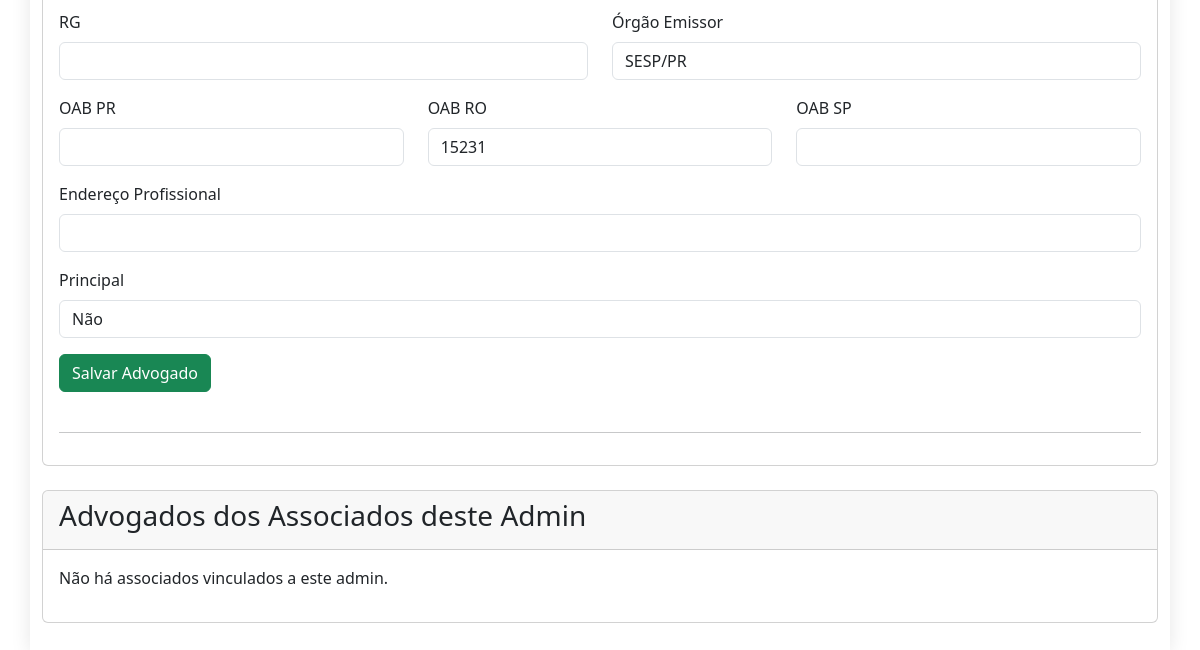
The page /usuario/1/editar (signed in, lower part) on the database as committed earlier.
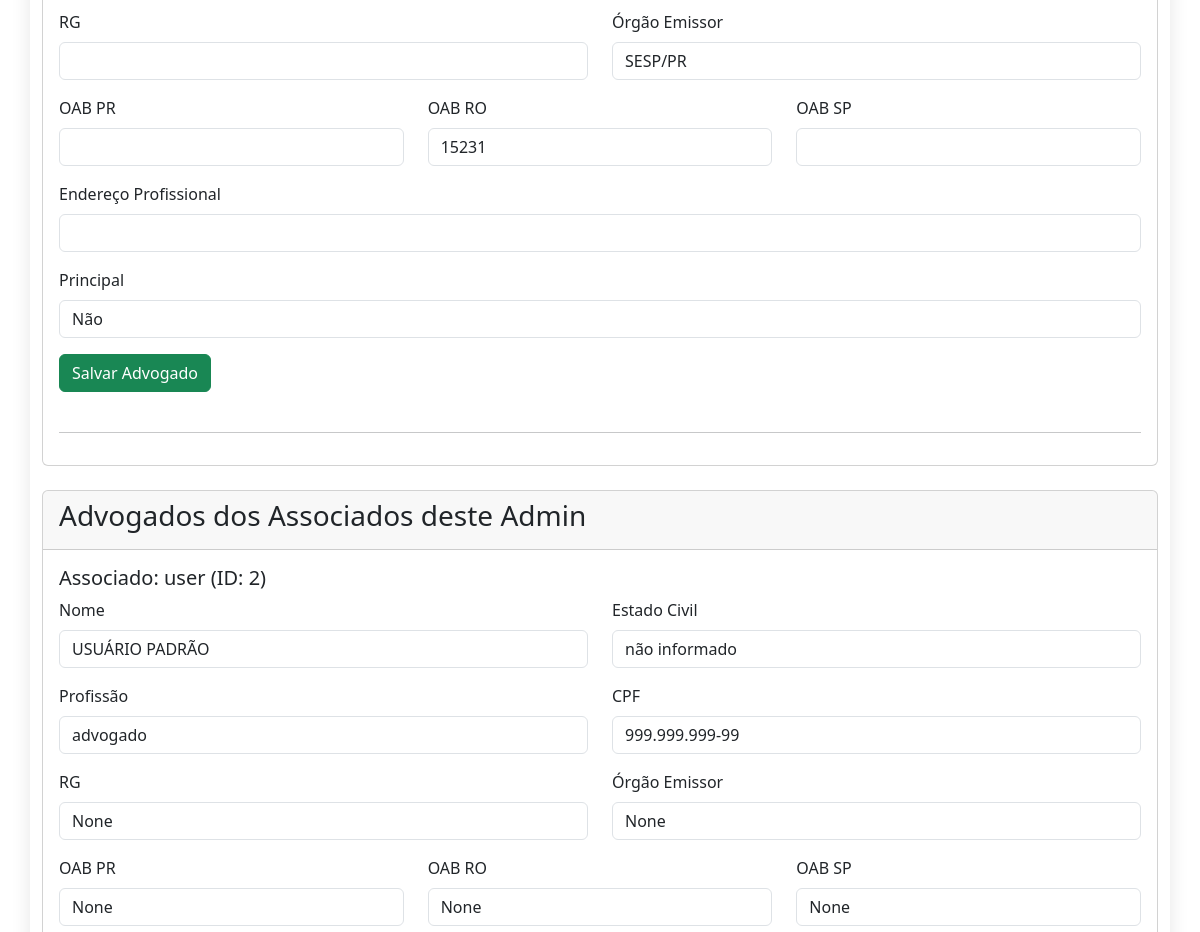
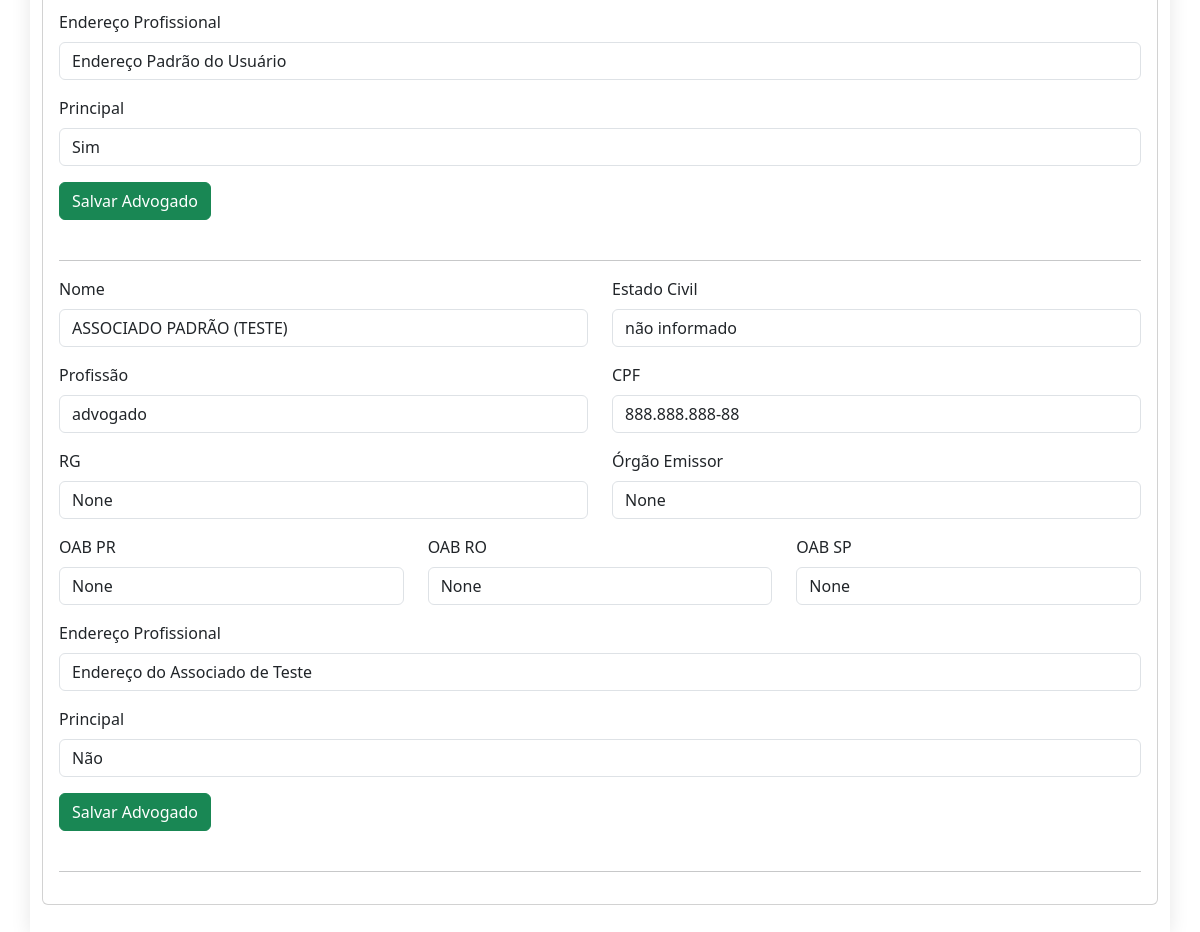
The same page on the database as committed later (2 pictures, top to bottom).
### models.py (models this page shows, shortened)
class Advogado(db.Model):
    id = db.Column(db.Integer, primary_key=True)
    user_id = db.Column(db.Integer, db.ForeignKey('user.id'), nullable=False)
    nome = db.Column(db.String(150), nullable=False)
    estado_civil = db.Column(db.String(50), nullable=False)
    profissao = db.Column(db.String(100), nullable=False, default='advogado')
    cpf = db.Column(db.String(14), unique=True, nullable=False)
    rg = db.Column(db.String(20), nullable=True)
    orgao_emissor = db.Column(db.String(20), nullable=True)
    oab_pr = db.Column(db.String(20), nullable=True)
    oab_ro = db.Column(db.String(20), nullable=True)
    oab_sp = db.Column(db.String(20), nullable=True)
    endereco_profissional = db.Column(db.String(255), nullable=False)
    is_principal = db.Column(db.Boolean, default=False, nullable=False)

class User(UserMixin, db.Model):
    id = db.Column(db.Integer, primary_key=True)
    username = db.Column(db.String(64), index=True, unique=True)
    email = db.Column(db.String(120), index=True, unique=True)
    password_hash = db.Column(db.String(128))
    is_admin = db.Column(db.Boolean, default=False)
    admin_id = db.Column(db.Integer, db.ForeignKey('user.id'), nullable=True)
    associados = db.relationship('User', backref=db.backref('admin', remote_side=[id]), lazy='dynamic')
    tickets = db.relationship(
        'Ticket',
        backref='author',
        lazy='dynamic',
        cascade="all, delete-orphan",
        foreign_keys='Ticket.user_id'
    )
    delegated_tickets = db.relationship(
        'Ticket',
        backref='delegado_user',
        lazy='dynamic',
        foreign_keys='Ticket.delegado_id'
    )
    comments = db.relationship('Comment', backref='author', lazy='dynamic', cascade="all, delete-orphan")
    attachments = db.relationship('Attachment', backref='author', lazy='dynamic')
    appointments = db.relationship('Appointment', backref='user', lazy='dynamic', cascade="all, delete-orphan")
    advogados = db.relationship('Advogado', backref='owner_user', lazy='dynamic', cascade="all, delete-orphan")

### routes/user.py (the view, shortened to what this page needs)
@user_bp.route('/<int:user_id>/editar', methods=['GET', 'POST'])
@login_required
def editar_usuario(user_id):
    usuario = User.query.get_or_404(user_id)
    if current_user.id != usuario.id and not current_user.is_admin:
        flash('Você não tem permissão para editar este usuário.', 'danger')
        return redirect(url_for('dashboard.dashboard'))
    advogados = usuario.advogados.order_by(Advogado.id).all()
    associados_advogados = []
    if usuario.is_admin and current_user.id == usuario.id:
        associados = usuario.associados.order_by(User.id).all()
        for associado in associados:
            associados_advogados.append({
                "associado": associado,
                "advogados": associado.advogados.order_by(Advogado.id).all()
            })
    return render_template(
        'editar_usuario.html',
        usuario=usuario,
        advogados=advogados,
        associados_advogados=associados_advogados
    )

### templates/editar_usuario.html (shortened to what the changed rows need)
{% extends "base_m.html" %}
{% block content %}
<div class="card mt-4">
    <div class="card-body">
        {% if usuario.advogados.count() > 0 %}
            {% for advogado in usuario.advogados %}
                <form method="POST" action="{{ url_for('user.editar_advogado', advogado_id=advogado.id) }}">
                    <div class="row">
                        <div class="col-md-6 mb-3">
                            <label for="rg_{{ advogado.id }}" class="form-label">RG</label>
                            <input type="text" class="form-control" id="rg_{{ advogado.id }}" name="rg" value="{{ advogado.rg }}">
                        </div>
                        <div class="col-md-6 mb-3">
                            <label for="orgao_emissor_{{ advogado.id }}" class="form-label">Órgão Emissor</label>
                            <input type="text" class="form-control" id="orgao_emissor_{{ advogado.id }}" name="orgao_emissor" value="{{ advogado.orgao_emissor }}">
                        </div>
                        <div class="col-md-4 mb-3">
                            <label for="oab_pr_{{ advogado.id }}" class="form-label">OAB PR</label>
                            <input type="text" class="form-control" id="oab_pr_{{ advogado.id }}" name="oab_pr" value="{{ advogado.oab_pr }}">
                        </div>
                        <div class="col-md-4 mb-3">
                            <label for="oab_ro_{{ advogado.id }}" class="form-label">OAB RO</label>
                            <input type="text" class="form-control" id="oab_ro_{{ advogado.id }}" name="oab_ro" value="{{ advogado.oab_ro }}">
                        </div>
                        <div class="col-md-4 mb-3">
                            <label for="oab_sp_{{ advogado.id }}" class="form-label">OAB SP</label>
                            <input type="text" class="form-control" id="oab_sp_{{ advogado.id }}" name="oab_sp" value="{{ advogado.oab_sp }}">
                        </div>
                        <div class="col-md-12 mb-3">
                            <label for="endereco_profissional_{{ advogado.id }}" class="form-label">Endereço Profissional</label>
                            <input type="text" class="form-control" id="endereco_profissional_{{ advogado.id }}" name="endereco_profissional" value="{{ advogado.endereco_profissional }}">
                        </div>
                        <div class="col-md-12 mb-3">
                            <label for="is_principal_{{ advogado.id }}" class="form-label">Principal</label>
                            <select class="form-control" id="is_principal_{{ advogado.id }}" name="is_principal">
                                <option value="0" {% if not advogado.is_principal %}selected{% endif %}>Não</option>
                            </select>
                        </div>
                    </div>
                    <button type="submit" class="btn btn-success mb-4">Salvar Advogado</button>
                </form>
                <hr>
            {% endfor %}
        {% else %}
            <p>Não há informações de advogado para este usuário.</p>
        {% endif %}
    </div>
</div>
{% if usuario.is_admin and current_user.id == usuario.id %}
<div class="card mt-4">
    <div class="card-body">
        {% set associados = usuario.associados.all() %}
        {% if associados|length > 0 %}
            {% for associado in associados %}
                <h5>Associado: {{ associado.username }} (ID: {{ associado.id }})</h5>
                {% if associado.advogados.count() > 0 %}
                    {% for advogado in associado.advogados %}
                        <form method="POST" action="{{ url_for('user.editar_advogado', advogado_id=advogado.id) }}">
                            <div class="row">
                                <div class="col-md-6 mb-3">
                                    <label for="nome_{{ advogado.id }}" class="form-label">Nome</label>
                                    <input type="text" class="form-control" id="nome_{{ advogado.id }}" name="nome" value="{{ advogado.nome }}" required>
                                </div>
                                <div class="col-md-6 mb-3">
                                    <label for="estado_civil_{{ advogado.id }}" class="form-label">Estado Civil</label>
                                    <input type="text" class="form-control" id="estado_civil_{{ advogado.id }}" name="estado_civil" value="{{ advogado.estado_civil }}">
                                </div>
                                <div class="col-md-6 mb-3">
                                    <label for="profissao_{{ advogado.id }}" class="form-label">Profissão</label>
                                    <input type="text" class="form-control" id="profissao_{{ advogado.id }}" name="profissao" value="{{ advogado.profissao }}">
                                </div>
                                <div class="col-md-6 mb-3">
                                    <label for="cpf_{{ advogado.id }}" class="form-label">CPF</label>
                                    <input type="text" class="form-control" id="cpf_{{ advogado.id }}" name="cpf" value="{{ advogado.cpf }}" required>
                                </div>
                                <div class="col-md-6 mb-3">
                                    <label for="rg_{{ advogado.id }}" class="form-label">RG</label>
                                    <input type="text" class="form-control" id="rg_{{ advogado.id }}" name="rg" value="{{ advogado.rg }}">
                                </div>
                                <div class="col-md-6 mb-3">
                                    <label for="orgao_emissor_{{ advogado.id }}" class="form-label">Órgão Emissor</label>
                                    <input type="text" class="form-control" id="orgao_emissor_{{ advogado.id }}" name="orgao_emissor" value="{{ advogado.orgao_emissor }}">
                                </div>
                                <div class="col-md-4 mb-3">
                                    <label for="oab_pr_{{ advogado.id }}" class="form-label">OAB PR</label>
                                    <input type="text" class="form-control" id="oab_pr_{{ advogado.id }}" name="oab_pr" value="{{ advogado.oab_pr }}">
                                </div>
                                <div class="col-md-4 mb-3">
                                    <label for="oab_ro_{{ advogado.id }}" class="form-label">OAB RO</label>
                                    <input type="text" class="form-control" id="oab_ro_{{ advogado.id }}" name="oab_ro" value="{{ advogado.oab_ro }}">
                                </div>
                                <div class="col-md-4 mb-3">
                                    <label for="oab_sp_{{ advogado.id }}" class="form-label">OAB SP</label>
                                    <input type="text" class="form-control" id="oab_sp_{{ advogado.id }}" name="oab_sp" value="{{ advogado.oab_sp }}">
                                </div>
                                <div class="col-md-12 mb-3">
                                    <label for="endereco_profissional_{{ advogado.id }}" class="form-label">Endereço Profissional</label>
                                    <input type="text" class="form-control" id="endereco_profissional_{{ advogado.id }}" name="endereco_profissional" value="{{ advogado.endereco_profissional }}">
                                </div>
                                <div class="col-md-12 mb-3">
                                    <label for="is_principal_{{ advogado.id }}" class="form-label">Principal</label>
                                    <select class="form-control" id="is_principal_{{ advogado.id }}" name="is_principal">
                                        <option value="1" {% if advogado.is_principal %}selected{% endif %}>Sim</option>
                                        <option value="0" {% if not advogado.is_principal %}selected{% endif %}>Não</option>
                                    </select>
                                </div>
                            </div>
                            <button type="submit" class="btn btn-success mb-4">Salvar Advogado</button>
                        </form>
                        <hr>
                    {% endfor %}
                {% else %}
                    <p>Não há informações de advogado para este associado.</p>
                {% endif %}
            {% endfor %}
        {% else %}
            <p>Não há associados vinculados a este admin.</p>
        {% endif %}
    </div>
</div>
{% endif %}
{% endblock %}

Rows that differ between the two databases and show on the page:
now on this page (row edited): User: username "user", id "2"
now on this page (row unchanged): Advogado: nome "USUÁRIO PADRÃO", estado_civil "não informado", profissao "advogado", cpf "999.999.999-99", rg "None", orgao_emissor "None", oab_pr "None", oab_ro "None", oab_sp "None", endereco_profissional "Endereço Padrão do Usuário", is_principal "Sim", shown under "user"
now on this page (row unchanged): Advogado: nome "ASSOCIADO PADRÃO (TESTE)", estado_civil "não informado", profissao "advogado", cpf "888.888.888-88", rg "None", orgao_emissor "None", oab_pr "None", oab_ro "None", oab_sp "None", endereco_profissional "Endereço do Associado de Teste", is_principal "Não", shown under "user"
Other text that changed with them:
text no longer shown: "Não há associados vinculados a este admin."
